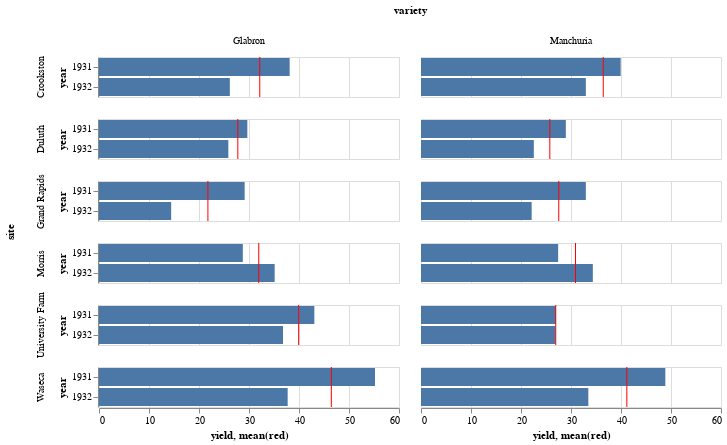

Notebook source saved alongside this figure:
### Code cell
source = data.barley()


base = alt.Chart(source).mark_bar().encode(
    y = alt.Y('year:O'),
    x = alt.X('yield:Q')
)

line = alt.Chart(source).mark_rule(color = 'red').encode(
    x = alt.X('mean(yield):Q', axis = alt.Axis(title = 'yield, mean(red)' ))
)

alt.layer(base, line
          ).facet(column='variety' ,  row = 'site'
          ).transform_filter({'field': 'variety', 'oneOf': ["Glabron", "Manchuria"]}
          )

### Figure 1 — Vega-Lite specification as saved in the notebook (floating-point values rounded to 4 significant figures)
{"config": {"view": {"continuousWidth": 300, "continuousHeight": 300}}, "data": {"name": "data-093ece8c35bb2d41094cfb6138ec810b"}, "facet": {"column": {"field": "variety", "type": "nominal"}, "row": {"field": "site", "type": "nominal"}}, "spec": {"layer": [{"mark": {"type": "bar"}, "encoding": {"x": {"field": "yield", "type": "quantitative"}, "y": {"field": "year", "type": "ordinal"}}}, {"mark": {"type": "rule", "color": "red"}, "encoding": {"x": {"aggregate": "mean", "axis": {"title": "yield, mean(red)"}, "field": "yield", "type": "quantitative"}}}]}, "transform": [{"filter": {"field": "variety", "oneOf": ["Glabron", "Manchuria"]}}], "$schema": "https://vega.github.io/schema/vega-lite/v5.8.0.json", "datasets": {"data-093ece8c35bb2d41094cfb6138ec810b": [{"yield": 27.0, "variety": "Manchuria", "year": 1931, "site": "University Farm"}, {"yield": 48.87, "variety": "Manchuria", "year": 1931, "site": "Waseca"}, {"yield": 27.43, "variety": "Manchuria", "year": 1931, "site": "Morris"}, {"yield": 39.93, "variety": "Manchuria", "year": 1931, "site": "Crookston"}, {"yield": 32.97, "variety": "Manchuria", "year": 1931, "site": "Grand Rapids"}, {"yield": 28.97, "variety": "Manchuria", "year": 1931, "site": "Duluth"}, {"yield": 43.07, "variety": "Glabron", "year": 1931, "site": "University Farm"}, {"yield": 55.2, "variety": "Glabron", "year": 1931, "site": "Waseca"}, {"yield": 28.77, "variety": "Glabron", "year": 1931, "site": "Morris"}, {"yield": 38.13, "variety": "Glabron", "year": 1931, "site": "Crookston"}, {"yield": 29.13, "variety": "Glabron", "year": 1931, "site": "Grand Rapids"}, {"yield": 29.67, "variety": "Glabron", "year": 1931, "site": "Duluth"}, {"yield": 35.13, "variety": "Svansota", "year": 1931, "site": "University Farm"}, {"yield": 47.33, "variety": "Svansota", "year": 1931, "site": "Waseca"}, {"yield": 25.77, "variety": "Svansota", "year": 1931, "site": "Morris"}, {"yield": 40.47, "variety": "Svansota", "year": 1931, "site": "Crookston"}, {"yield": 29.67, "variety": "Svansota", "year": 1931, "site": "Grand Rapids"}, {"yield": 25.7, "variety": "Svansota", "year": 1931, "site": "Duluth"}, {"yield": 39.9, "variety": "Velvet", "year": 1931, "site": "University Farm"}, {"yield": 50.23, "variety": "Velvet", "year": 1931, "site": "Waseca"}, {"yield": 26.13, "variety": "Velvet", "year": 1931, "site": "Morris"}, {"yield": 41.33, "variety": "Velvet", "year": 1931, "site": "Crookston"}, {"yield": 23.03, "variety": "Velvet", "year": 1931, "site": "Grand Rapids"}, {"yield": 26.3, "variety": "Velvet", "year": 1931, "site": "Duluth"}, {"yield": 36.57, "variety": "Trebi", "year": 1931, "site": "University Farm"}, {"yield": 63.83, "variety": "Trebi", "year": 1931, "site": "Waseca"}, {"yield": 43.77, "variety": "Trebi", "year": 1931, "site": "Morris"}, {"yield": 46.93, "variety": "Trebi", "year": 1931, "site": "Crookston"}, {"yield": 29.77, "variety": "Trebi", "year": 1931, "site": "Grand Rapids"}, {"yield": 33.93, "variety": "Trebi", "year": 1931, "site": "Duluth"}, {"yield": 43.27, "variety": "No. 457", "year": 1931, "site": "University Farm"}, {"yield": 58.1, "variety": "No. 457", "year": 1931, "site": "Waseca"}, {"yield": 28.7, "variety": "No. 457", "year": 1931, "site": "Morris"}, {"yield": 45.67, "variety": "No. 457", "year": 1931, "site": "Crookston"}, {"yield": 32.17, "variety": "No. 457", "year": 1931, "site": "Grand Rapids"}, {"yield": 33.6, "variety": "No. 457", "year": 1931, "site": "Duluth"}, {"yield": 36.6, "variety": "No. 462", "year": 1931, "site": "University Farm"}, {"yield": 65.77, "variety": "No. 462", "year": 1931, "site": "Waseca"}, {"yield": 30.37, "variety": "No. 462", "year": 1931, "site": "Morris"}, {"yield": 48.57, "variety": "No. 462", "year": 1931, "site": "Crookston"}, {"yield": 24.93, "variety": "No. 462", "year": 1931, "site": "Grand Rapids"}, {"yield": 28.1, "variety": "No. 462", "year": 1931, "site": "Duluth"}, {"yield": 32.77, "variety": "Peatland", "year": 1931, "site": "University Farm"}, {"yield": 48.57, "variety": "Peatland", "year": 1931, "site": "Waseca"}, {"yield": 29.87, "variety": "Peatland", "year": 1931, "site": "Morris"}, {"yield": 41.6, "variety": "Peatland", "year": 1931, "site": "Crookston"}, {"yield": 34.7, "variety": "Peatland", "year": 1931, "site": "Grand Rapids"}, {"yield": 32.0, "variety": "Peatland", "year": 1931, "site": "Duluth"}, {"yield": 24.67, "variety": "No. 475", "year": 1931, "site": "University Farm"}, {"yield": 46.77, "variety": "No. 475", "year": 1931, "site": "Waseca"}, {"yield": 22.6, "variety": "No. 475", "year": 1931, "site": "Morris"}, {"yield": 44.1, "variety": "No. 475", "year": 1931, "site": "Crookston"}, {"yield": 19.7, "variety": "No. 475", "year": 1931, "site": "Grand Rapids"}, {"yield": 33.07, "variety": "No. 475", "year": 1931, "site": "Duluth"}, {"yield": 39.3, "variety": "Wisconsin No. 38", "year": 1931, "site": "University Farm"}, {"yield": 58.8, "variety": "Wisconsin No. 38", "year": 1931, "site": "Waseca"}, {"yield": 29.47, "variety": "Wisconsin No. 38", "year": 1931, "site": "Morris"}, {"yield": 49.87, "variety": "Wisconsin No. 38", "year": 1931, "site": "Crookston"}, {"yield": 34.47, "variety": "Wisconsin No. 38", "year": 1931, "site": "Grand Rapids"}, {"yield": 31.6, "variety": "Wisconsin No. 38", "year": 1931, "site": "Duluth"}, {"yield": 26.9, "variety": "Manchuria", "year": 1932, "site": "University Farm"}, {"yield": 33.47, "variety": "Manchuria", "year": 1932, "site": "Waseca"}, {"yield": 34.37, "variety": "Manchuria", "year": 1932, "site": "Morris"}, {"yield": 32.97, "variety": "Manchuria", "year": 1932, "site": "Crookston"}, {"yield": 22.13, "variety": "Manchuria", "year": 1932, "site": "Grand Rapids"}, {"yield": 22.57, "variety": "Manchuria", "year": 1932, "site": "Duluth"}, {"yield": 36.8, "variety": "Glabron", "year": 1932, "site": "University Farm"}, {"yield": 37.73, "variety": "Glabron", "year": 1932, "site": "Waseca"}, {"yield": 35.13, "variety": "Glabron", "year": 1932, "site": "Morris"}, {"yield": 26.17, "variety": "Glabron", "year": 1932, "site": "Crookston"}, {"yield": 14.43, "variety": "Glabron", "year": 1932, "site": "Grand Rapids"}, {"yield": 25.87, "variety": "Glabron", "year": 1932, "site": "Duluth"}, {"yield": 27.43, "variety": "Svansota", "year": 1932, "site": "University Farm"}, {"yield": 38.5, "variety": "Svansota", "year": 1932, "site": "Waseca"}, {"yield": 35.03, "variety": "Svansota", "year": 1932, "site": "Morris"}, {"yield": 20.63, "variety": "Svansota", "year": 1932, "site": "Crookston"}, {"yield": 16.63, "variety": "Svansota", "year": 1932, "site": "Grand Rapids"}, {"yield": 22.23, "variety": "Svansota", "year": 1932, "site": "Duluth"}, {"yield": 26.8, "variety": "Velvet", "year": 1932, "site": "University Farm"}, {"yield": 37.4, "variety": "Velvet", "year": 1932, "site": "Waseca"}, {"yield": 38.83, "variety": "Velvet", "year": 1932, "site": "Morris"}, {"yield": 32.07, "variety": "Velvet", "year": 1932, "site": "Crookston"}, {"yield": 32.23, "variety": "Velvet", "year": 1932, "site": "Grand Rapids"}, {"yield": 22.47, "variety": "Velvet", "year": 1932, "site": "Duluth"}, {"yield": 29.07, "variety": "Trebi", "year": 1932, "site": "University Farm"}, {"yield": 49.23, "variety": "Trebi", "year": 1932, "site": "Waseca"}, {"yield": 46.63, "variety": "Trebi", "year": 1932, "site": "Morris"}, {"yield": 41.83, "variety": "Trebi", "year": 1932, "site": "Crookston"}, {"yield": 20.63, "variety": "Trebi", "year": 1932, "site": "Grand Rapids"}, {"yield": 30.6, "variety": "Trebi", "year": 1932, "site": "Duluth"}, {"yield": 26.43, "variety": "No. 457", "year": 1932, "site": "University Farm"}, {"yield": 42.2, "variety": "No. 457", "year": 1932, "site": "Waseca"}, {"yield": 43.53, "variety": "No. 457", "year": 1932, "site": "Morris"}, {"yield": 34.33, "variety": "No. 457", "year": 1932, "site": "Crookston"}, {"yield": 19.47, "variety": "No. 457", "year": 1932, "site": "Grand Rapids"}, {"yield": 22.7, "variety": "No. 457", "year": 1932, "site": "Duluth"}, {"yield": 25.57, "variety": "No. 462", "year": 1932, "site": "University Farm"}, {"yield": 44.7, "variety": "No. 462", "year": 1932, "site": "Waseca"}, {"yield": 47.0, "variety": "No. 462", "year": 1932, "site": "Morris"}, {"yield": 30.53, "variety": "No. 462", "year": 1932, "site": "Crookston"}, {"yield": 19.9, "variety": "No. 462", "year": 1932, "site": "Grand Rapids"}, {"yield": 22.5, "variety": "No. 462", "year": 1932, "site": "Duluth"}, {"yield": 28.07, "variety": "Peatland", "year": 1932, "site": "University Farm"}, {"yield": 36.03, "variety": "Peatland", "year": 1932, "site": "Waseca"}, {"yield": 43.2, "variety": "Peatland", "year": 1932, "site": "Morris"}, {"yield": 25.23, "variety": "Peatland", "year": 1932, "site": "Crookston"}, {"yield": 26.77, "variety": "Peatland", "year": 1932, "site": "Grand Rapids"}, {"yield": 31.37, "variety": "Peatland", "year": 1932, "site": "Duluth"}, {"yield": 30.0, "variety": "No. 475", "year": 1932, "site": "University Farm"}, {"yield": 41.27, "variety": "No. 475", "year": 1932, "site": "Waseca"}, {"yield": 44.23, "variety": "No. 475", "year": 1932, "site": "Morris"}, {"yield": 32.13, "variety": "No. 475", "year": 1932, "site": "Crookston"}, {"yield": 15.23, "variety": "No. 475", "year": 1932, "site": "Grand Rapids"}, {"yield": 27.37, "variety": "No. 475", "year": 1932, "site": "Duluth"}, {"yield": 38.0, "variety": "Wisconsin No. 38", "year": 1932, "site": "University Farm"}, {"yield": 58.17, "variety": "Wisconsin No. 38", "year": 1932, "site": "Waseca"}, {"yield": 47.17, "variety": "Wisconsin No. 38", "year": 1932, "site": "Morris"}, {"yield": 35.9, "variety": "Wisconsin No. 38", "year": 1932, "site": "Crookston"}, {"yield": 20.67, "variety": "Wisconsin No. 38", "year": 1932, "site": "Grand Rapids"}, {"yield": 29.33, "variety": "Wisconsin No. 38", "year": 1932, "site": "Duluth"}]}}
